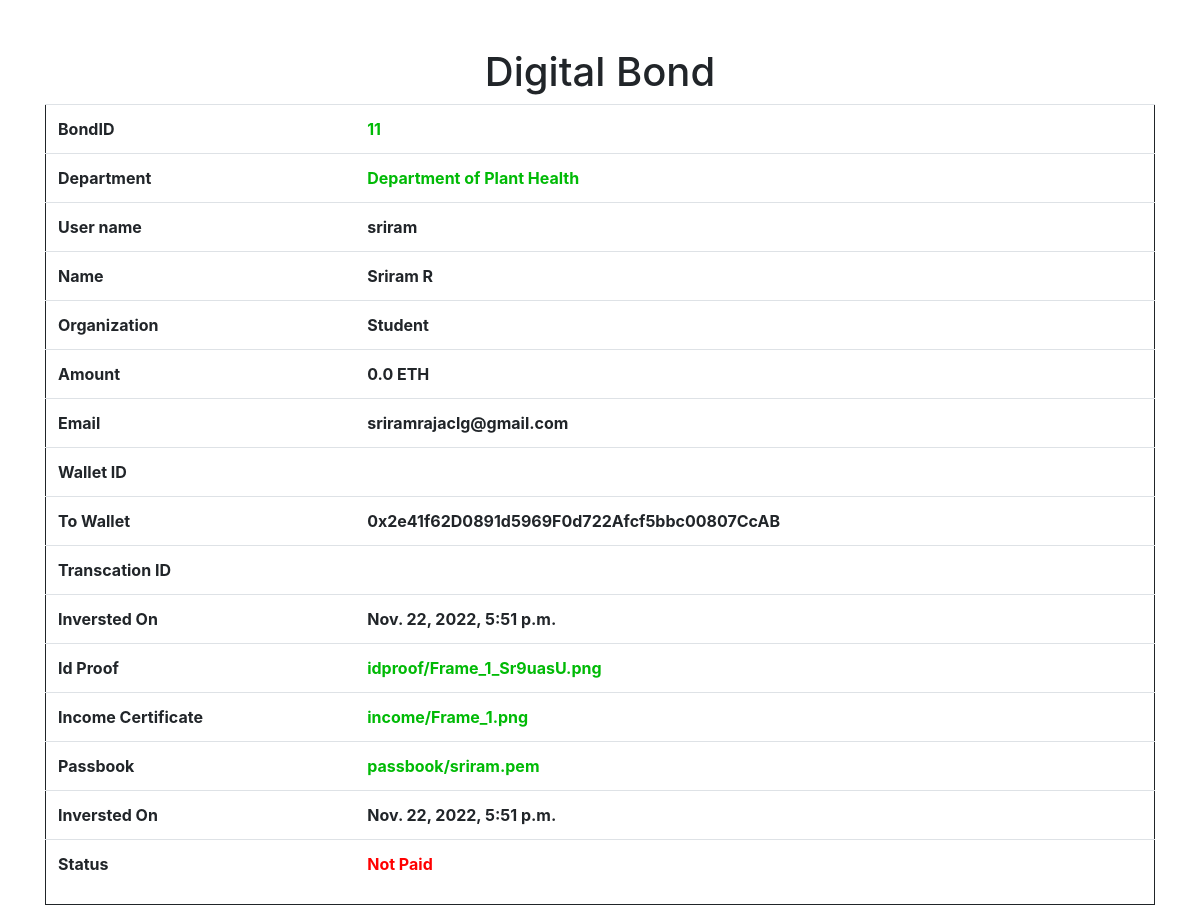
Page /bond/11 (signed in) on the committed database.
### core/models.py (models this page shows, shortened)
class Inverst(models.Model):
    dept = models.ForeignKey(Department, on_delete=models.CASCADE )
    user = models.ForeignKey(User,on_delete=models.CASCADE)
    name = models.CharField(max_length=255)
    org = models.CharField(max_length=255)
    amount = models.FloatField(default=0.0)
    id_proff = models.FileField(upload_to='idproof/')
    income_certificate = models.FileField(upload_to='income/')
    is_approved = models.BooleanField(default=False)
    email = models.EmailField()
    metamask_id = models.CharField(max_length=255,default='',blank=True)
    transction_hash = models.CharField(max_length=255,blank=True)
    passbook_copy = models.FileField(upload_to='passbook/')
    created = models.DateTimeField(auto_now_add=True)
    class Meta:
        ordering = ['-id']

class Department(models.Model):
    user = models.ForeignKey(User, on_delete=models.CASCADE,default=0)
    name = models.CharField(max_length=255,blank=True,unique=True)
    desc = models.TextField()
    url_img = models.URLField(default="https://upload.wikimedia.org/wikipedia/commons/thumb/d/d1/Image_not_available.png/640px-Image_not_available.png")
    active = models.BooleanField(default=True)
    crisis = models.TextField()
    allocation_amount = models.IntegerField(default=0)
    presentation_url = models.URLField(default="")
    fund = models.FloatField(blank=True,default=0)
    eth = models.FloatField(blank=True,default=0)
    raised = models.BooleanField(default=False)
    email = models.EmailField()
    metamask_id = models.CharField(max_length=255)
    deadline = models.DateField()
    created = models.DateTimeField(auto_now_add=True)
    updated = models.DateTimeField(auto_now_add=True)
    class Meta:
        ordering = ['-id']

class InversterProfile(models.Model):
    user = models.ForeignKey(User, on_delete=models.CASCADE)
    fname = models.CharField(blank=True,max_length=255)
    lname = models.CharField(blank=True,max_length=255)
    profile = models.ImageField(blank=True,upload_to='profile/')
    dob = models.DateField(blank=True)
    email = models.EmailField(blank=True)
    phone = models.IntegerField(blank=True)
    address = models.TextField(blank=True)
    org = models.CharField(max_length=255,blank=True)
    id_proff = models.FileField(upload_to='profileid/',blank=True)
    social_media = models.URLField(default='',blank=True)
    metamask_id = models.CharField(default='',blank=True,max_length=255)
    class Meta:
        ordering = ['-id']

### core/views.py (the view)
# urls.py: path("bond/<int:id>",gen_bond,name='bond'),
@login_required()
def gen_bond(request,id):
    context = {}
    user = request.user
    inverst = Inverst.objects.get(id=id)
    context['inverst'] = inverst
    profile = InversterProfile.objects.get(user=request.user)
    context['profile'] = profile
    return render(request, 'core/bond.html',context)

### templates/core/bond.html (shortened to what this page needs)
<!doctype html>
<html lang="en">
  <head>
    <link rel="stylesheet" href="https://cdn.jsdelivr.net/npm/bootstrap@4.1.3/dist/css/bootstrap.min.css">
  </head>
  <body>
    <br><br>
    <div class="container">
        <h1>Digital Bond</h1>
    </div>
    <div class="container">
        <table class="table">
            <tbody>
                <tr>
                    <th>BondID</th>
                    <th><a href="{% url 'bond' inverst.id %}">{{inverst.id}}</a></th>
                </tr>
            <tr>
                <th>Department</th>
                <th><a href="{% url 'detail' inverst.dept.id %}">{{inverst.dept.name}}</a></th>
            </tr>
            <tr>
                <th>User name</th>
                <th>{{user.username}}</th>
            </tr>
            <tr>
                <th>Name</th>
                <th>{{profile.fname}} {{profile.lname}}</th>
            </tr>
            <tr>
                <th>Organization</th>
                <th>{{inverst.org}}</th>
            </tr>
            <tr>
                <th>Amount</th>
                <th>{{inverst.amount}} ETH</th>
            </tr>
            <tr>
                <th>Email</th>
                <th>{{inverst.email}}</th>
            </tr>
            <tr>
                <th>Wallet ID</th>
                <th>{{inverst.metamask_id}}</th>
            </tr>
            <tr>
                <th>To Wallet</th>
                <th>{{inverst.dept.metamask_id}}</th>
            </tr>
            <tr>
                <th>Transcation ID</th>
                <th>{{inverst.transction_hash}}</th>
            </tr>
            <tr>
                <th>Inversted On</th>
                <th>{{inverst.created}}</th>
            </tr>
            <tr>
                <th>Id Proof</th>
                <th><a href="{{inverst.id_proff}}" download>{{inverst.id_proff.name}}</a></th>
            </tr>
            <tr>
                <th>Income Certificate</th>
                <th><a href="{{inverst.income_certificate}}" download>{{inverst.income_certificate.name}}</a></th>
            </tr>
            <tr>
                <th>Passbook</th>
                <th><a href="{{inverst.passbook_copy}}" download>{{inverst.passbook_copy.name}}</a></th>
            </tr>
           <tr>
                <th>Inversted On</th>
                <th>{{inverst.created}}</th>
            </tr>
            <tr>
                <th>Status</th>
                <th>{%if inverst.is_approved %} <p style="color: green;">Paid</p> {% else %}<p style="color: red;">Not Paid</p>{% endif %}</th>
            </tr>
            </tbody>
        </table>
    </div>
  </body>
</html>

### templates/core/bond.html (style rules this page uses)
body { text-align: center; }
table,tr { text-align: left; border: 1px solid; }
tbody { border: 1px solid; }
a { color: rgb(0, 186, 6) !important; }

### rows in the picture
Inverst: id "11", dept.name "Department of Plant Health", org "Student", amount "0.0", email "sriramrajaclg@gmail.com", dept.metamask_id "0x2e41f62D0891d5969F0d722Afcf5bbc00807CcAB", created "Nov. 22, 2022, 5:51 p.m.", id_proff.name "idproof/Frame_1_Sr9uasU.png", income_certificate.name "income/Frame_1.png", passbook_copy.name "passbook/sriram.pem"
InversterProfile: fname "Sriram", lname "R"

### other values in the picture
{{ user.username }} "sriram"
